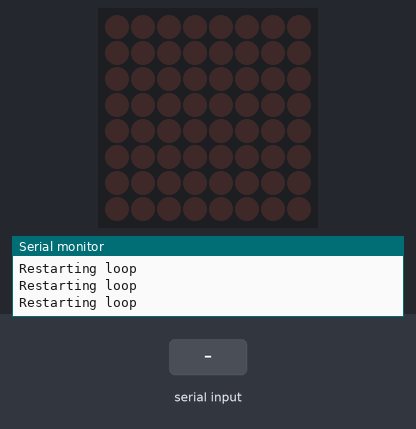
The sketch below on a simulated Arduino Uno, built with avr-gcc and run on an emulated ATmega328P. Parts: 8×8 LED matrix, the last lines printed to the serial monitor. Wiring (inferred from the names in the program): HT16K33 LED driver at I2C address 0x70. The inputs (shaded band) are chosen by the test bench.

Above: at 1.2 s.
1.3 s: byte 90 received over Serial
At 2.28 s:
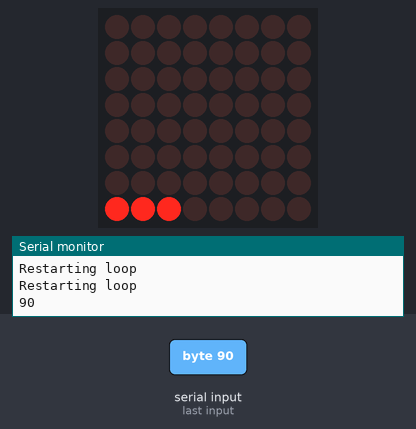
At 2.68 s:
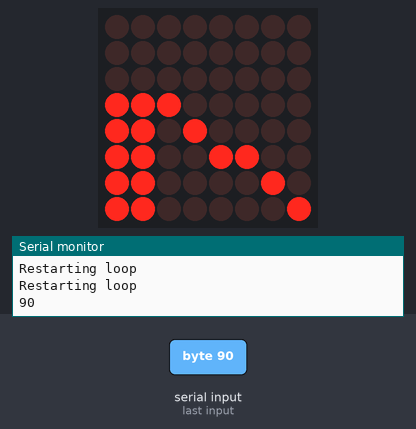
4.0 s: byte 120 received over Serial
At 4.97 s:
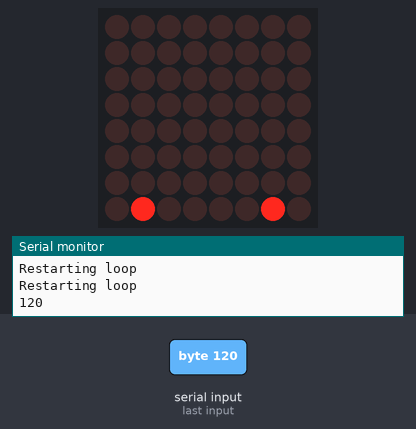
Timing chart, 0 to 7.0 s (numbered marks = the images above; inputs shaded):
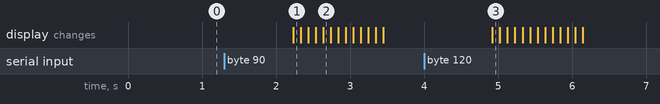

Measured:
- after the input at 1.3 s, the display: changes after 0.93 s (image 1)
- after the input at 4.0 s, the display: changes after 0.92 s (image 3)

The sketch:

sketch.ino
```cpp
#include <Wire.h>

//Const byte for holding the HT16K33's i2c address
const byte device_address = 0x70;

//Const int for holding th emaximum number of letters permitted for display
const int maxChars = 500;

//Const int for holding the delay in ms between each frame moving
const int pause = 100;

/* Declare a large array for holding the data to be displayed (maxChars + 32 for
blank screes at both the start and beginning of the data */
byte data[532];

//Declare an array of arrays containing the letters
const byte letters[95][6] = {
  {0b00000000, 0b00000000, 0b00000000, 0b00000000, 0b00000000, 0b00000000}, //space
  {0b00000000, 0b00000000, 0b11111101, 0b00000000, 0b00000000, 0b00000000}, //!
  {0b00000000, 0b11100000, 0b00000000, 0b11100000, 0b00000000, 0b00000000}, //"
  {0b00010100, 0b01111111, 0b00010100, 0b01111111, 0b00010100, 0b00000000}, //#

  {0b00110010, 0b01001010, 0b11111111, 0b01001010, 0b01001100, 0b00000000}, //$
  {0b01000100, 0b10101000, 0b01010010, 0b00010101, 0b00100010, 0b00000000}, //%
  {0b01100110, 0b10011001, 0b10010110, 0b01100101, 0b00001001, 0b00000000}, //&
  {0b00000000, 0b00000000, 0b11100000, 0b00000000, 0b00000000, 0b00000000}, //'

  {0b00111100, 0b01000010, 0b10000001, 0b00000000, 0b00000000, 0b00000000}, //(
  {0b00000000, 0b00000000, 0b10000001, 0b01000010, 0b00111100, 0b00000000}, //)
  {0b01010100, 0b00111000, 0b11111110, 0b00111000, 0b01010100, 0b00000000}, //*
  {0b00001000, 0b00001000, 0b01111111, 0b00001000, 0b00001000, 0b00000000}, //+

  {0b00000000, 0b00000000, 0b00001101, 0b00001110, 0b00000000, 0b00000000}, //,
  {0b00000000, 0b00001000, 0b00001000, 0b00001000, 0b00000000, 0b00000000}, //-
  {0b00000000, 0b00000000, 0b00000001, 0b00000000, 0b00000000, 0b00000000}, //.
  {0b00000001, 0b00000110, 0b00011000, 0b01100000, 0b10000000, 0b00000000}, // /

  {0b01111110, 0b10000101, 0b10011001, 0b10100001, 0b01111110, 0b00000000}, //0
  {0b00100001, 0b01000001, 0b11111111, 0b00000001, 0b00000001, 0b00000000}, //1
  {0b01100011, 0b10000101, 0b10001001, 0b10010001, 0b01100001, 0b00000000}, //2
  {0b10000001, 0b10000001, 0b10001001, 0b10001001, 0b01110110, 0b00000000}, //3

  {0b11111000, 0b00001000, 0b00011111, 0b00001000, 0b00001000, 0b00000000}, //4
  {0b11110001, 0b10010001, 0b10010001, 0b10010010, 0b10001100, 0b00000000}, //5
  {0b01111110, 0b10010001, 0b10010001, 0b10010001, 0b10001110, 0b00000000}, //6
  {0b10000000, 0b10001111, 0b10010000, 0b10100000, 0b11000000, 0b00000000}, //7

  {0b01110110, 0b10001001, 0b10001001, 0b10001001, 0b01110110, 0b00000000}, //8
  {0b01110000, 0b10001000, 0b10001000, 0b10001000, 0b11111111, 0b00000000}, //9
  {0b00000000, 0b00000000, 0b00110011, 0b00000000, 0b00000000, 0b00000000}, //:
  {0b00000000, 0b00000001, 0b00110010, 0b00000000, 0b00000000, 0b00000000}, //;

  {0b00011000, 0b00100100, 0b01000010, 0b10000001, 0b00000000, 0b00000000}, //<
  {0b00100100, 0b00100100, 0b00100100, 0b00100100, 0b00100100, 0b00000000}, //=
  {0b00000000, 0b10000001, 0b01000010, 0b00100100, 0b00011000, 0b00000000}, //>
  {0b01000000, 0b10000000, 0b10001101, 0b10010000, 0b01100000, 0b00000000}, //?

  {0b01111110, 0b10011001, 0b10100101, 0b10011001, 0b01111010, 0b00000000}, //@

  {0b01111111, 0b10001000, 0b10001000, 0b10001000, 0b01111111, 0b00000000}, //A
  {0b11111111, 0b10001001, 0b10001001, 0b10001001, 0b01110110, 0b00000000}, //B
  {0b01111110, 0b10000001, 0b10000001, 0b10000001, 0b10000001, 0b00000000}, //C
  {0b11111111, 0b10000001, 0b10000001, 0b10000001, 0b01111110, 0b00000000}, //D

  {0b11111111, 0b10001001, 0b10001001, 0b10000001, 0b10000001, 0b00000000}, //E
  {0b11111111, 0b10001000, 0b10001000, 0b10001000, 0b10000000, 0b00000000}, //F
  {0b01111110, 0b10000001, 0b10001001, 0b10001001, 0b00000110, 0b00000000}, //G
  {0b11111111, 0b00001000, 0b00001000, 0b00001000, 0b11111111, 0b00000000}, //H

  {0b10000001, 0b10000001, 0b11111111, 0b10000001, 0b10000001, 0b00000000}, //I
  {0b10000001, 0b10000001, 0b11111110, 0b10000000, 0b10000000, 0b00000000}, //J
  {0b11111111, 0b00011000, 0b00100100, 0b01000010, 0b10000001, 0b00000000}, //K
  {0b11111111, 0b00000001, 0b00000001, 0b00000001, 0b00000001, 0b00000000}, //L

  {0b11111111, 0b01000000, 0b00110000, 0b01000000, 0b11111111, 0b00000000}, //M
  {0b11111111, 0b01000000, 0b00110000, 0b00001000, 0b11111111, 0b00000000}, //N
  {0b01111110, 0b10000001, 0b10000001, 0b10000001, 0b01111110, 0b00000000}, //O
  {0b11111111, 0b10001000, 0b10001000, 0b10001000, 0b01110000, 0b00000000}, //P

  {0b01111110, 0b10000001, 0b10000101, 0b10000010, 0b01111101, 0b00000000}, //Q
  {0b11111111, 0b10001000, 0b10001100, 0b10001010, 0b01110001, 0b00000000}, //R
  {0b01110010, 0b10001001, 0b10001001, 0b10001001, 0b01000110, 0b00000000}, //S
  {0b10000000, 0b10000000, 0b11111111, 0b10000000, 0b10000000, 0b00000000}, //T

  {0b11111110, 0b00000001, 0b00000001, 0b00000001, 0b11111110, 0b00000000}, //U
  {0b11111000, 0b00000110, 0b00000001, 0b00000110, 0b11111000, 0b00000000}, //V
  {0b11111111, 0b00000010, 0b00001100, 0b00000010, 0b11111111, 0b00000000}, //W
  {0b11000011, 0b00100100, 0b00011000, 0b00100100, 0b11000011, 0b00000000}, //X

  {0b11100000, 0b00010000, 0b00001111, 0b00010000, 0b11100000, 0b00000000}, //Y
  {0b10000011, 0b10000101, 0b10011001, 0b10100001, 0b11000001, 0b00000000}, //Z

  {0b11111111, 0b10000001, 0b00000000, 0b00000000, 0b00000000, 0b00000000}, //[
  {0b10000000, 0b01100000, 0b00011000, 0b00000110, 0b00000001, 0b00000000}, //backslash
  {0b00000000, 0b00000000, 0b00000000, 0b10000001, 0b11111111, 0b00000000}, //]
  {0b00100000, 0b01000000, 0b10000000, 0b01000000, 0b00100000, 0b00000000}, //^

  {0b00000001, 0b00000001, 0b00000001, 0b00000001, 0b00000001, 0b00000000}, //_
  {0b00000000, 0b10000000, 0b01000000, 0b00100000, 0b00000000, 0b00000000}, //`

  {0b00100010, 0b00100101, 0b00100101, 0b00100101, 0b00011111, 0b00000000}, //a
  {0b11111111, 0b00100001, 0b00100001, 0b00100001, 0b00011110, 0b00000000}, //b
  {0b00011110, 0b00100001, 0b00100001, 0b00100001, 0b00100001, 0b00000000}, //c
  {0b00011110, 0b00100001, 0b00100001, 0b00100001, 0b11111111, 0b00000000}, //d

  {0b00011110, 0b00100101, 0b00100101, 0b00100101, 0b00011101, 0b00000000}, //e
  {0b00010000, 0b01111111, 0b10010000, 0b10010000, 0b10000000, 0b00000000}, //f
  {0b00110110, 0b01011001, 0b01010101, 0b01110101, 0b01000110, 0b00000000}, //g
  {0b11111111, 0b00010000, 0b00100000, 0b00100000, 0b00011111, 0b00000000}, //h

  {0b00000001, 0b00010001, 0b01011111, 0b00000001, 0b00000001, 0b00000000}, //i
  {0b00000010, 0b00000001, 0b00000001, 0b00000001, 0b10111110, 0b00000000}, //j
  {0b11111111, 0b00001000, 0b00010100, 0b00100010, 0b00100001, 0b00000000}, //k
  {0b00000001, 0b10000001, 0b11111111, 0b00000001, 0b00000001, 0b00000000}, //l

  {0b00111111, 0b00010000, 0b00001100, 0b00010000, 0b00111111, 0b00000000}, //m
  {0b00111111, 0b00010000, 0b00001100, 0b00000010, 0b00111111, 0b00000000}, //n
  {0b00011110, 0b00100001, 0b00100001, 0b00100001, 0b00011110, 0b00000000}, //o
  {0b00111111, 0b00100100, 0b00100100, 0b00100100, 0b00011000, 0b00000000}, //p

  {0b00011000, 0b00100100, 0b00100100, 0b00111111, 0b00000001, 0b00000000}, //q
  {0b00000001, 0b00111111, 0b00010001, 0b00100000, 0b00010000, 0b00000000}, //r
  {0b00011001, 0b00100101, 0b00100101, 0b00100101, 0b00100010, 0b00000000}, //s
  {0b11111110, 0b00100001, 0b00100001, 0b00000001, 0b00000010, 0b00000000}, //t

  {0b00111110, 0b00000001, 0b00000001, 0b00000010, 0b00111111, 0b00000000}, //u
  {0b00111000, 0b00000110, 0b00000001, 0b00000110, 0b00111000, 0b00000000}, //v
  {0b00111110, 0b00000001, 0b00000110, 0b00000001, 0b00111110, 0b00000000}, //w
  {0b00100001, 0b00010010, 0b00001100, 0b00010010, 0b00100001, 0b00000000}, //x

  {0b00110000, 0b00001001, 0b00001001, 0b00001001, 0b00111110, 0b00000000}, //y
  {0b00100001, 0b00100011, 0b00100101, 0b00101001, 0b00110001, 0b00000000}, //z
  {0b00001000, 0b00110110, 0b01000001, 0b00100010, 0b00000000, 0b00000000}, //{
  {0b00000000, 0b00000000, 0b11111111, 0b00000000, 0b00000000, 0b00000000}, //|

  {0b00000000, 0b00100010, 0b01000001, 0b00110110, 0b00001000, 0b00000000}, //}
  {0b00001100, 0b00010000, 0b00001100, 0b00000100, 0b00011000, 0b00000000}, //~
                           };

//Declare an array holding a display's worth of blank LEDs (screen blank)
byte blank_display[16] = {0, 0, 0, 0, 0, 0, 0, 0, 0, 0, 0, 0, 0, 0, 0, 0};

void setup() {
  Wire.begin();
  Serial.begin(9600);

  //Turn the oscillator to ON
  oscillator(0b00000001);

  //Set the RowInt reg to ROW mode
  rowInt(1);

  //Set the display to ON, NO blinking
  displaySetup(0b10000001);

  //Blank the display
  block_write(0x00, blank_display, 16);

  //Set the first 16 bytes of data[] to be blank
  memcpy(data, blank_display, 16);
}

void loop()
{
  Serial.println("Restarting loop");

  //An int for counting the number of characters to be displayed
  byte numLetters = 0;

  /* If there is serial data, take each char, fetch the corresponding bytes for
  the LED representation and append them to the data[] array */
  if (Serial.available())
  {
    //While there are unprocessed characters
    while (Serial.available() and (numLetters < maxChars))
      {
        //Store the next char in incomingByte
        int incomingByte = Serial.read();
        //If incomingByte is within the ASCII values for meaningful characters
        if (incomingByte >= 32 and incomingByte <= 126)
          {
          Serial.println(incomingByte);
          //Copy the bytes for the LED representation of that char to data
          memcpy(data + (numLetters * 6) + 16, letters[incomingByte - 32], 6);
          //Increase the count of letters processed
          numLetters += 1;
          }
      }

    //Add 16 columns (an entire display) of blank to the end
    memcpy(data + (numLetters * 6) + 16, blank_display, 16);

    /* Calculate the number of bytes which need sent. 6 for each letter, 16 for
    blank screens at both the start and end */
    int numBytes = (numLetters * 6) + 32;

    //For each column of data which needs shown (except the last 16)
    for (int i = 0; i < (numBytes - 16); i++)
      {
        //Display that column at column 1 plus the next 15 columns
        block_write(0x00, &data[i], 16);
        delay(pause);
      }

    //All data has been displayed, blank all of the used bytes in data[]
    memset(data,0,numBytes);
  }
  delay(25);
  //Serial.println("Finished loop");
}

//Set the display mode
void displaySetup (byte mode)
{
  if (mode >= 0b10000000 and mode <= 0b10000111)
  {
    Wire.beginTransmission(device_address);
    Wire.write(mode);
    Wire.endTransmission();
  }
}

//Set the HT16K33 ROW/INT mode
void rowInt (byte mode)
{
  if (mode == 0 or mode == 1)
  {
    Wire.beginTransmission(device_address);
    Wire.write(0b10100000 || mode);
    Wire.endTransmission();
  }
}

//Turn the oscillator ON or OFF
void oscillator (byte mode)
{
  if ((mode == 0) or (mode == 1))
  {
    Wire.beginTransmission(0x70);
    Wire.write(0b00100000 | mode);
    Wire.endTransmission();
  }
}

/* Pass a register address, array and the size of the array to block-write the
bytes to the device */
void block_write(byte reg, byte *values, int numValues)
{
  //Set initial bank of 16 rows
  byte leds[16] = {0, 0, 0, 0, 0, 0, 0, 0, 0, 0, 0, 0, 0, 0, 0, 0};

  //find out how many bytes to write: if more than 8, set as 8
  int a = numValues;
  if (numValues > 8)
  {
    a = 8;
  }
  //Write the first 8 bytes to EVEN registers (the first 8 rows of LEDs)
  for (int i = 0; i < a; i++)
  {
    leds[i * 2] = values[i];
  }

  //Find out how many bytes there are beyond 8
  int b = numValues - 8;
  //Write each of these to ODD registers (the second 8 rows of LEDs)
  for (int i = 0; i < b; i++)
  {
    leds[i * 2 + 1] = values[i + 8];
  }

  //Actually write the bytes
  Wire.beginTransmission(device_address);
  Wire.write(reg);
  for (int x = 0; x < 16; x++)
  {
    Wire.write(leds[x]);
  }
  Wire.endTransmission();
}
```
